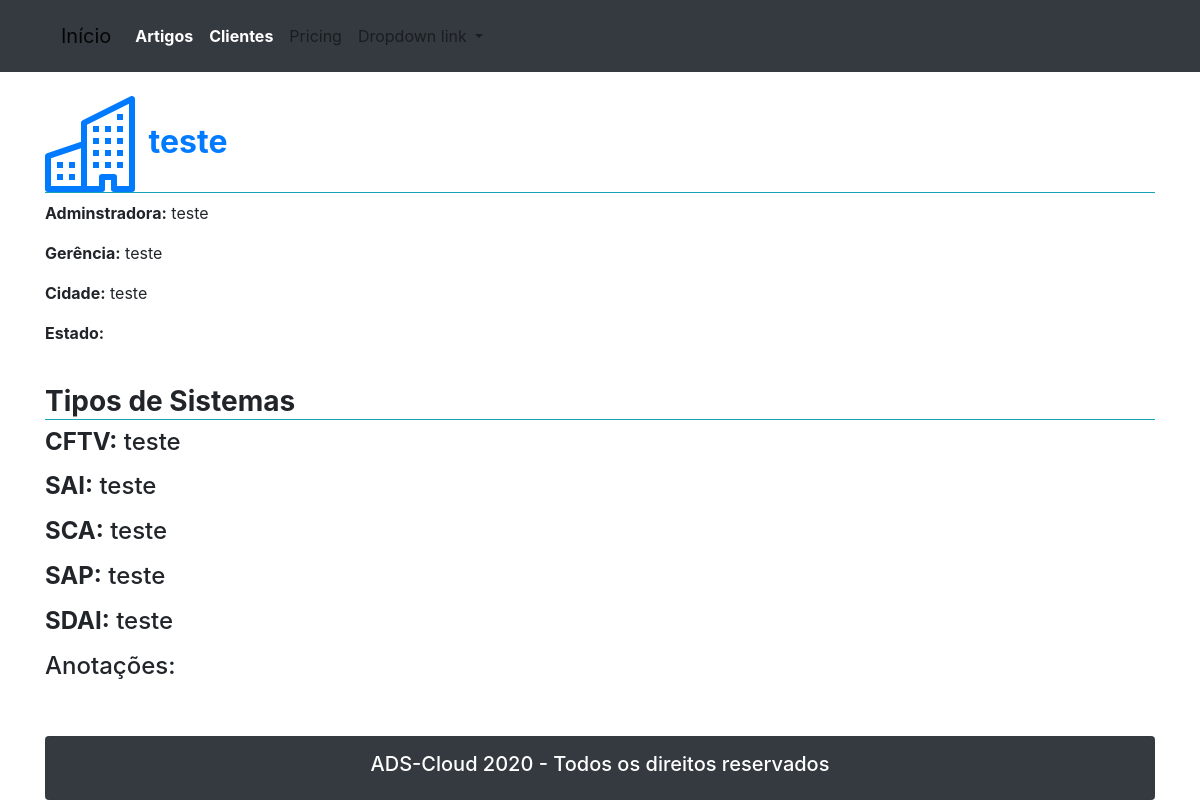
The app's page /clientesInformacoes/?id=1, older data.
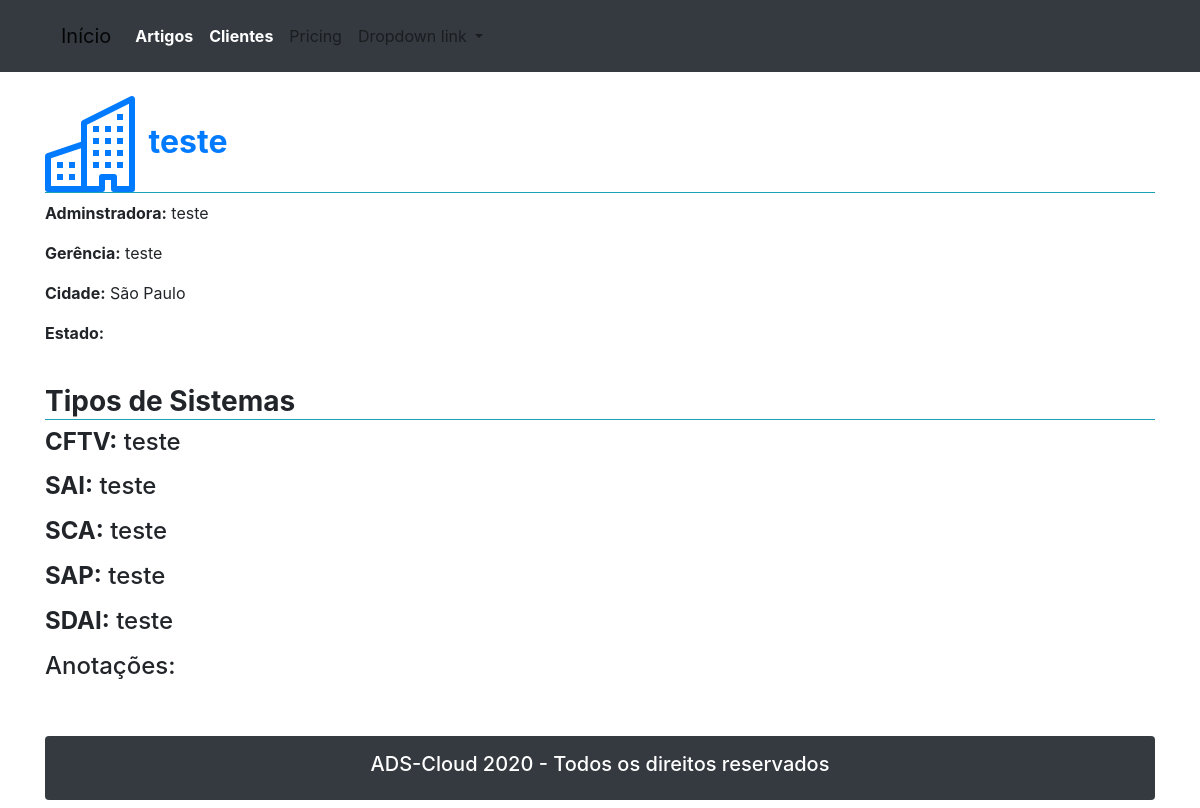
The same page, newer data.
### evertical/models.py (models this page shows, shortened)
class tbCliente(models.Model):
    clienteNome = models.CharField(max_length=50, blank=True, null=True)
    clienteAdministrador = models.CharField(max_length=20, blank=True, null=True)
    clienteAdministradora = models.ForeignKey(tbAdministradora, on_delete=models.CASCADE)
    clienteCftv = models.ForeignKey(tbSistemaCftv, on_delete=models.CASCADE)
    clienteSai = models.ForeignKey(tbSistemaSai, on_delete=models.CASCADE)
    clienteSca = models.ForeignKey(tbSistemaSca, on_delete=models.CASCADE)
    clienteSap = models.ForeignKey(tbSistemaSap, on_delete=models.CASCADE)
    clienteSdai = models.ForeignKey(tbSistemaSdai, on_delete=models.CASCADE)
    clienteCidade = models.ForeignKey(tbCidade, on_delete=models.CASCADE)
    clienteObservacao = RichTextField(blank=True, null=True)
    class Meta:
        db_table = 'tbCliente'
        verbose_name_plural = 'Clientes'

class tbCidade(models.Model):
    cidade = models.CharField(max_length=50, blank=True, null=True)
    cidadeEstado = models.CharField(max_length=50, blank=True, null=True)
    class Meta:
        db_table = 'tbCidade'
        verbose_name_plural = 'Cidade'
    def __str__(self):
        return self.cidade

class tbAdministradora(models.Model):
    administradora = models.CharField(max_length=50, blank=50, null=True)
    class Meta:
        db_table = 'tbAdministradora'
        verbose_name_plural = 'Administradora'
    def __str__(self):
        return self.administradora

class tbSistemaCftv(models.Model):
    sistemaCftv = models.CharField(max_length=50, blank=True, null=True)
    class Meta:
        db_table = 'tbSistemaCftv'
        verbose_name_plural = 'Sistema de CFTV'
    def __str__(self):
        return self.sistemaCftv

class tbSistemaSai(models.Model):
    sistemaSai = models.CharField(max_length=50, blank=True, null=True)
    class Meta:
        db_table = 'tbSistemaSai'
        verbose_name_plural = 'Sistema de SAI'
    def __str__(self):
        return self.sistemaSai

class tbSistemaSca(models.Model):
    sistemaSca = models.CharField(max_length=50, blank=True, null=True)
    class Meta:
        db_table = 'tbSistemaSca'
        verbose_name_plural = 'Sistema de SCA'
    def __str__(self):
        return self.sistemaSca

class tbSistemaSap(models.Model):
    sistemaSap= models.CharField(max_length=50, blank=True, null=True)
    class Meta:
        db_table = 'tbSistemaSap'
        verbose_name_plural = 'Sistema de SAP'
    def __str__(self):
        return self.sistemaSap

class tbSistemaSdai(models.Model):
    sistemaSdai = models.CharField(max_length=50, blank=True, null=True)
    class Meta:
        db_table = 'tbSistemaSdai'
        verbose_name_plural = 'Sistema de SDAI'
    def __str__(self):
        return self.sistemaSdai

### evertical/views.py (the view)
# urls.py: path('clientesInformacoes/',clientesInformacoes),
def clientesInformacoes(request):
    cliente = request.GET.get('id')
    dados = {}
    if cliente:
        dados['cliente'] = tbCliente.objects.get(id=cliente)
    return render(request, 'clientesInformacoes.html', dados)

### templates/clientesInformacoes.html (shortened to what this page needs)
{% extends "base.html" %}
{% load static %}
{% block content %}
<div class="container">
    <br>
    <div>
        <h2 class="border-bottom  border-info">
            <a class="font-weight-bold  ">
                {{ cliente.clienteNome }}
            </a>
        </h2>
            <p><b>Adminstradora:</b> {{ cliente.clienteAdministradora }}</p>
            <p><b>Gerência:</b> {{ cliente.clienteAdministrador }}</p>
            <p><b>Cidade:</b> {{ cliente.clienteCidade }}</p>
            <p><b>Estado:</b> {{ cliente.cidadeEstado }}</p>
    </div>
    <br>
    <div>
        <h3 class="border-bottom border-info">
            <strong>Tipos de Sistemas</strong>
        </h3>
        <h4>
            <p><b>CFTV:</b> {{ cliente.clienteCftv }} </p>
            <p><b>SAI:</b> {{ cliente.clienteSai }} </p>
			<p><b>SCA:</b> {{ cliente.clienteSca }} </p>
            <p><b>SAP:</b> {{ cliente.clienteSap }} </p>
            <p><b>SDAI:</b> {{ cliente.clienteSdai }}</p>
			<h4>Anotações: {{ cliente.clienteObservacao }}</h4>
        </h4>
    </div>
    <br><br>
{% endblock %}

Row changes from the older to the newer data that the page shows:
changed through a linked row, tbCliente "teste": clienteCidade "teste" → "São Paulo"
